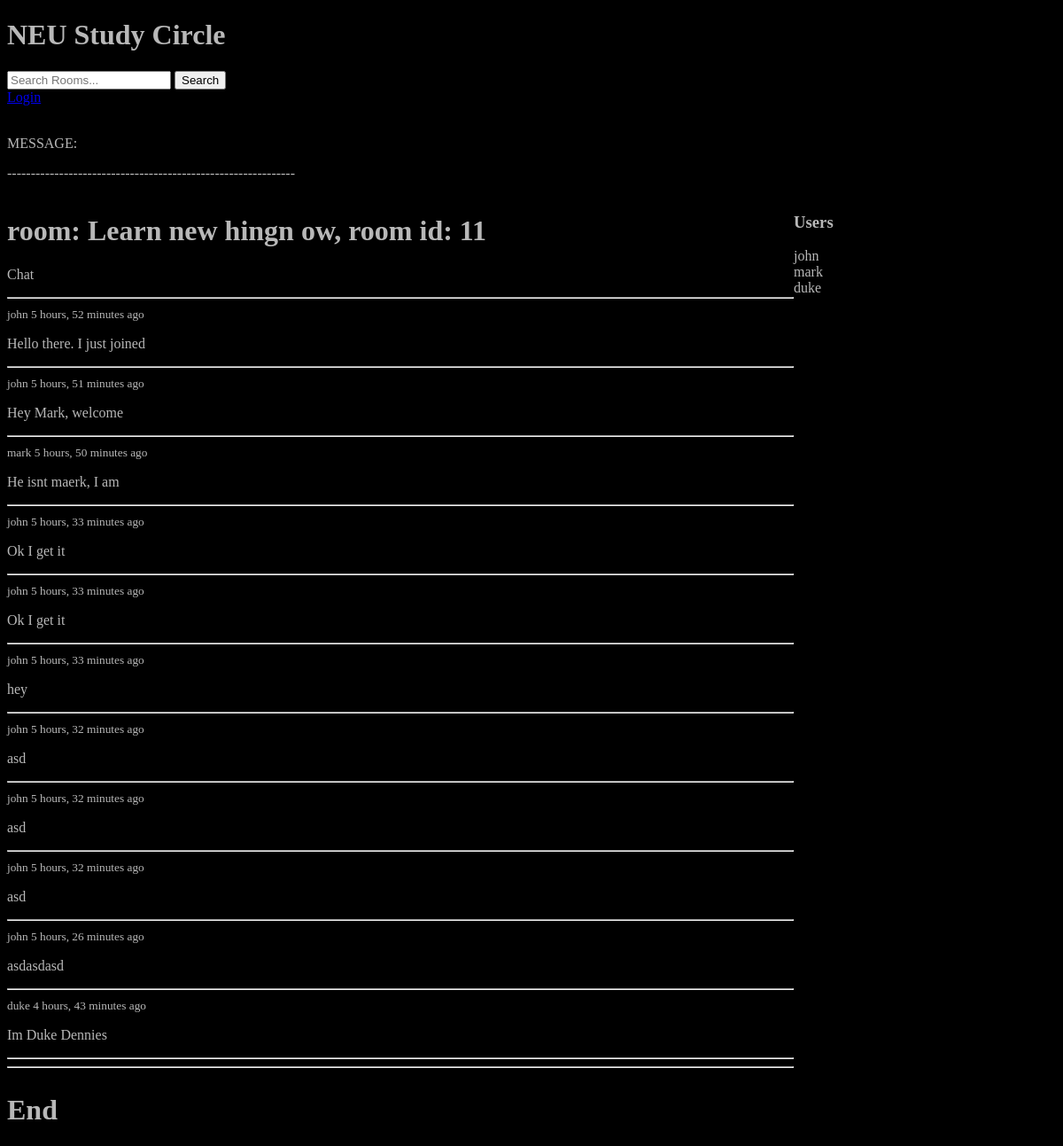
The app's page /room/11/, older data.
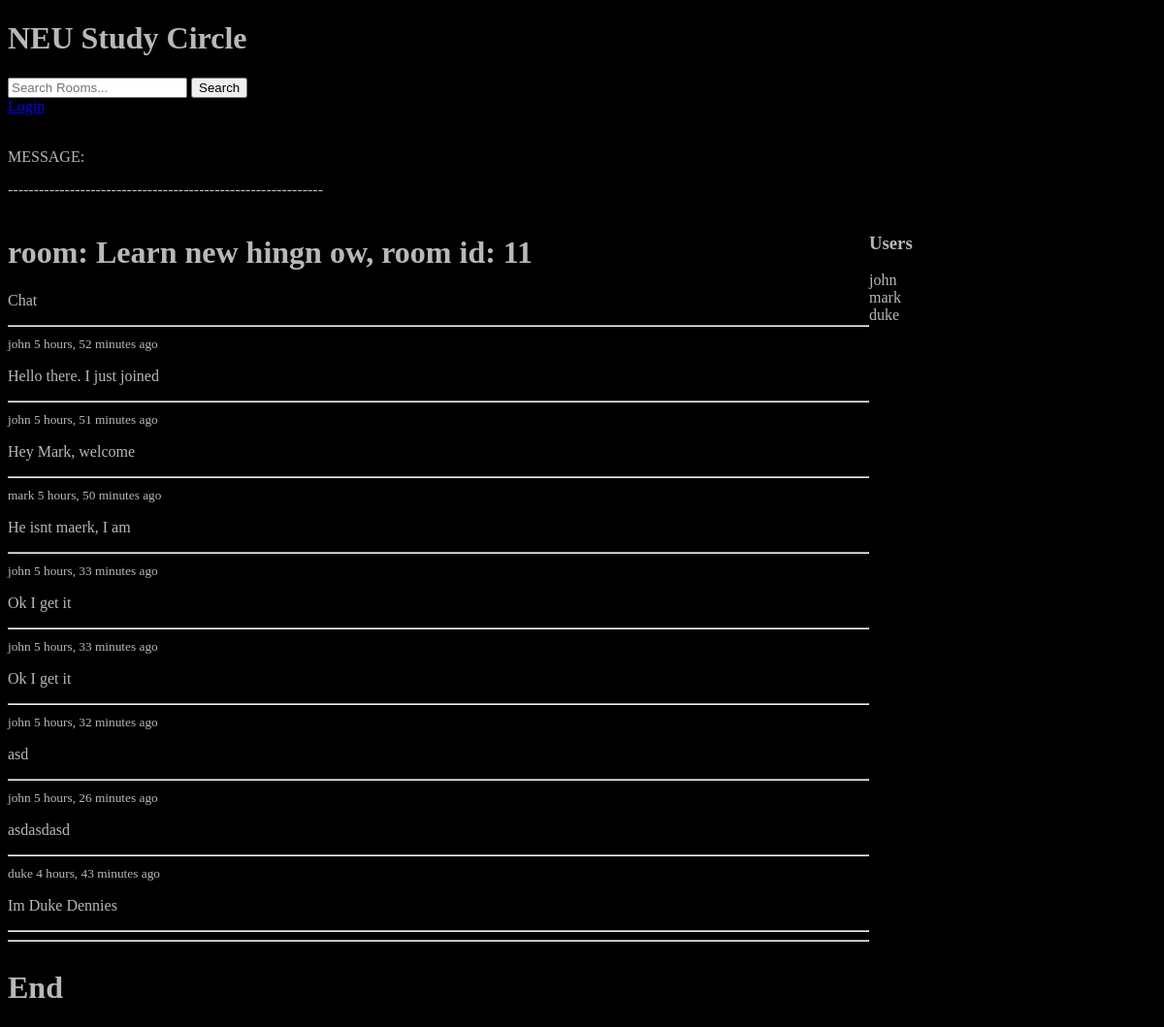
The same page, newer data.
### main/models.py (models this page shows, shortened)
class Message(models.Model):
    user = models.ForeignKey(User, on_delete=models.CASCADE)
    room = models.ForeignKey(Room, on_delete=models.CASCADE)
    body = models.TextField()
    created = models.DateTimeField(auto_now_add=True)
    updated = models.DateTimeField(auto_now=True)
    class Meta:
        ordering = ['-created', '-created']

### main/views.py (the view, shortened to what this page needs)
# urls.py: path('room/<int:id>/', views.single_room, name="room"),
def single_room(req, id):
    room = Room.objects.get(id=id)
    room_messages = room.message_set.all().order_by('created')
    if req.method == "GET":
        users = room.participants.all()
        context = {
            'room': room,
            'room_messages': room_messages,
            'users': users
        }
        return render(req, "single_room.html", context)

### main/templates/single_room.html (shortened to what this page needs)
{% extends 'encasplator.html' %}
{% block content %}
<div style="display: grid; grid-template-columns: 3fr 1fr;">
    <div>
        <h1>room: {{room.header}}, room id:  {{room.id}} </h1>
        <div>
            <p>Chat</p>
            <hr>
            {% for message in room_messages %}
                <div>
                    <small>{{message.user}} {{message.created|timesince}} ago</small>
                    <p>{{message.body}}</p>
                </div>
                <hr>
            {% endfor %}
        </div>
        <hr>
    </div>
    <div>
        <h3>Users</h3>
        <div>
            {% for user in users %}
                <div>{{user.username}}</div>
            {% endfor %}
        </div>
    </div>
</div>
{% endblock %}

Row changes from the older to the newer data that the page shows:
removed Message: user "john", created "5 hours, 33 minutes", body "hey"
removed Message: user "john", created "5 hours, 32 minutes", body "asd"
removed Message: user "john", created "5 hours, 32 minutes", body "asd"
